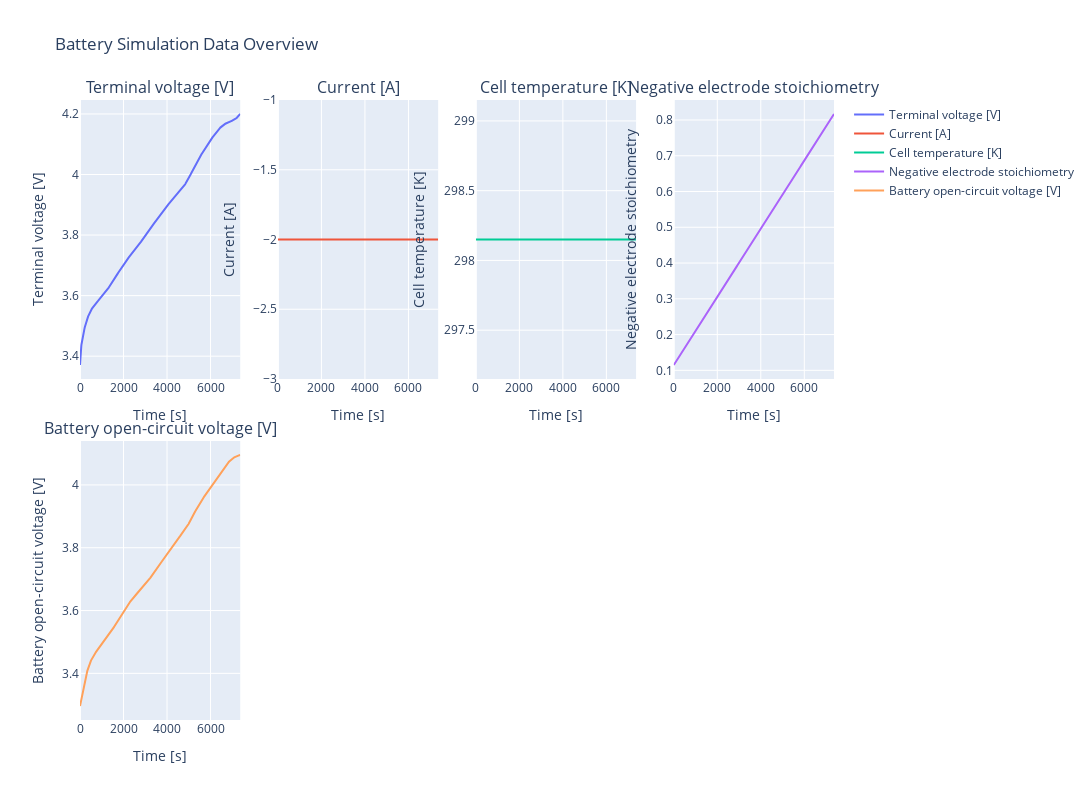

Write notebook code for a chart like this one.
### Code cell
create_dynamic_line_plots(tup[1:], tup[0])

### Figure 1 — Plotly figure (JSON) as saved in the notebook; plotly's stock layout.template omitted (floating-point values rounded to 4 significant figures; data arrays with more than 128 entries replaced by an {"elided": "..."} marker saying what was removed)
{"data": [{"mode": "lines", "name": "Terminal voltage [V]", "type": "scatter", "x": {"elided": "738 float values"}, "xaxis": "x", "y": {"elided": "738 float values"}, "yaxis": "y"}, {"mode": "lines", "name": "Current [A]", "type": "scatter", "x": {"elided": "738 float values"}, "xaxis": "x2", "y": {"elided": "738 int values"}, "yaxis": "y2"}, {"mode": "lines", "name": "Cell temperature [K]", "type": "scatter", "x": {"elided": "738 float values"}, "xaxis": "x3", "y": {"elided": "738 float values"}, "yaxis": "y3"}, {"mode": "lines", "name": "Negative electrode stoichiometry", "type": "scatter", "x": {"elided": "738 float values"}, "xaxis": "x4", "y": {"elided": "738 float values"}, "yaxis": "y4"}, {"mode": "lines", "name": "Battery open-circuit voltage [V]", "type": "scatter", "x": {"elided": "738 float values"}, "xaxis": "x5", "y": {"elided": "738 float values"}, "yaxis": "y5"}], "layout": {"annotations": [{"font": {"size": 16}, "showarrow": false, "text": "Terminal voltage [V]", "x": 0.1062, "xanchor": "center", "xref": "paper", "y": 1, "yanchor": "bottom", "yref": "paper"}, {"font": {"size": 16}, "showarrow": false, "text": "Current [A]", "x": 0.3688, "xanchor": "center", "xref": "paper", "y": 1, "yanchor": "bottom", "yref": "paper"}, {"font": {"size": 16}, "showarrow": false, "text": "Cell temperature [K]", "x": 0.6313, "xanchor": "center", "xref": "paper", "y": 1, "yanchor": "bottom", "yref": "paper"}, {"font": {"size": 16}, "showarrow": false, "text": "Negative electrode stoichiometry", "x": 0.8938, "xanchor": "center", "xref": "paper", "y": 1, "yanchor": "bottom", "yref": "paper"}, {"font": {"size": 16}, "showarrow": false, "text": "Battery open-circuit voltage [V]", "x": 0.1062, "xanchor": "center", "xref": "paper", "y": 0.45, "yanchor": "bottom", "yref": "paper"}], "height": 800, "showlegend": true, "title": {"text": "Battery Simulation Data Overview"}, "width": 1600, "xaxis": {"anchor": "y", "domain": [0, 0.2125], "title": {"text": "Time [s]"}}, "xaxis2": {"anchor": "y2", "domain": [0.2625, 0.475], "title": {"text": "Time [s]"}}, "xaxis3": {"anchor": "y3", "domain": [0.525, 0.7375], "title": {"text": "Time [s]"}}, "xaxis4": {"anchor": "y4", "domain": [0.7875, 1], "title": {"text": "Time [s]"}}, "xaxis5": {"anchor": "y5", "domain": [0, 0.2125], "title": {"text": "Time [s]"}}, "xaxis6": {"anchor": "y6", "domain": [0.2625, 0.475]}, "xaxis7": {"anchor": "y7", "domain": [0.525, 0.7375]}, "xaxis8": {"anchor": "y8", "domain": [0.7875, 1]}, "yaxis": {"anchor": "x", "domain": [0.55, 1], "title": {"text": "Terminal voltage [V]"}}, "yaxis2": {"anchor": "x2", "domain": [0.55, 1], "title": {"text": "Current [A]"}}, "yaxis3": {"anchor": "x3", "domain": [0.55, 1], "title": {"text": "Cell temperature [K]"}}, "yaxis4": {"anchor": "x4", "domain": [0.55, 1], "title": {"text": "Negative electrode stoichiometry"}}, "yaxis5": {"anchor": "x5", "domain": [0, 0.45], "title": {"text": "Battery open-circuit voltage [V]"}}, "yaxis6": {"anchor": "x6", "domain": [0, 0.45]}, "yaxis7": {"anchor": "x7", "domain": [0, 0.45]}, "yaxis8": {"anchor": "x8", "domain": [0, 0.45]}}}
